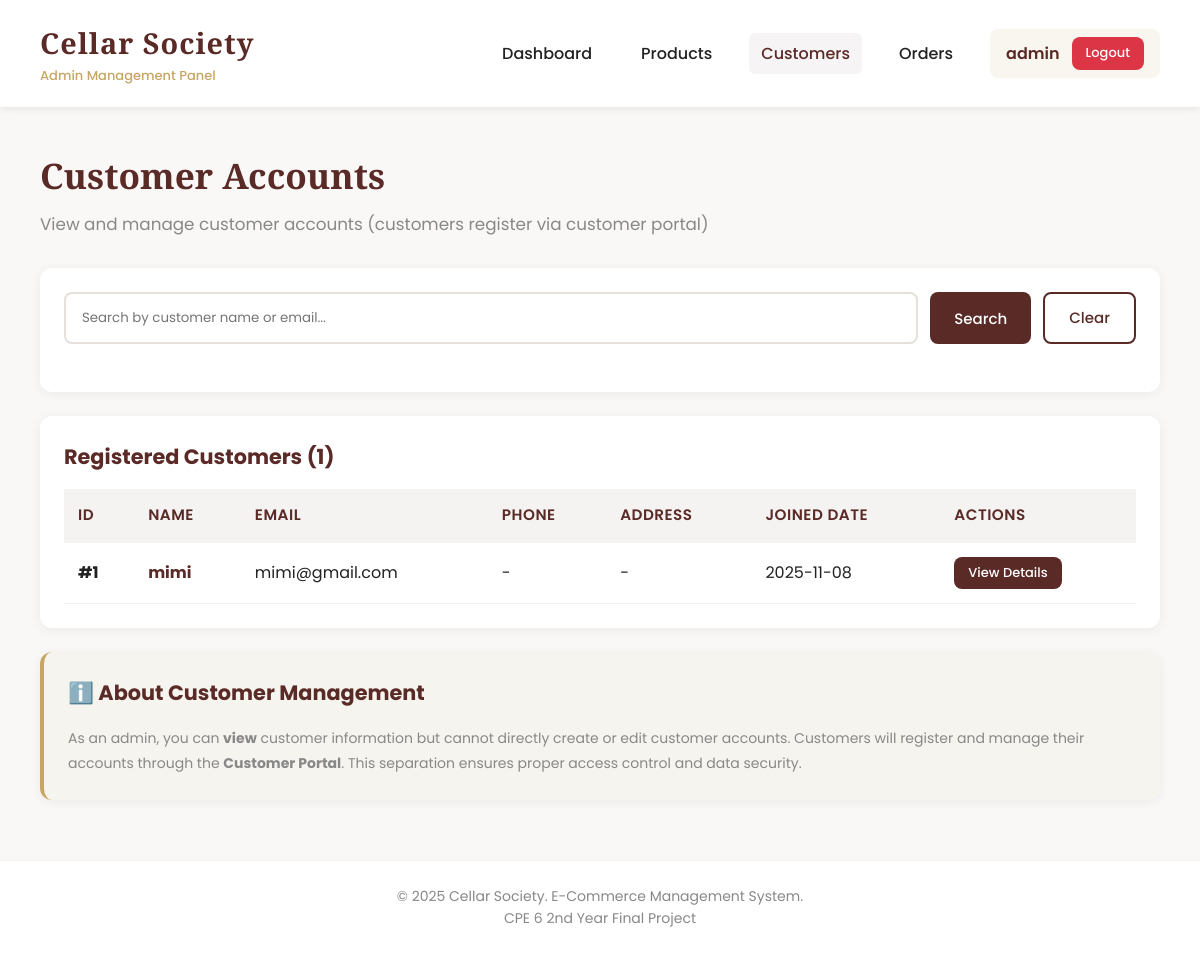
Page /customers (signed in) on the committed database.
### tables this page shows
CREATE TABLE customers (
        id INTEGER PRIMARY KEY AUTOINCREMENT,
        name TEXT NOT NULL,
        email TEXT UNIQUE NOT NULL,
        password TEXT NOT NULL,
        phone TEXT,
        address TEXT,
        joined_at TIMESTAMP DEFAULT CURRENT_TIMESTAMP
    );

### cellar-society/app.py (the view)
@app.route('/customers')
@admin_required
def customers():
    search = request.args.get('search', '')
    conn = get_db_connection()
    query = 'SELECT * FROM customers WHERE 1=1'
    params = []
    if search:
        query += ' AND (name LIKE ? OR email LIKE ?)'
        params += [f'%{search}%', f'%{search}%']
    customers = conn.execute(query + ' ORDER BY joined_at DESC', params).fetchall()
    conn.close()
    return render_template('admin/customers.html', customers=customers, search=search)

### cellar-society/app.py (called while the page is built)
def get_db_connection():
    conn = sqlite3.connect(DB_PATH)
    conn.row_factory = sqlite3.Row
    return conn

def admin_required(f):
    @wraps(f)
    def decorated(*args, **kwargs):
        if 'admin_id' not in session:
            flash('Please log in as admin.', 'error')
            return redirect(url_for('login'))
        return f(*args, **kwargs)
    return decorated

### cellar-society/templates/admin/customers.html (shortened to what this page needs)
{% extends "admin/base.html" %}
{% block content %}
<div class="page-header">
    <h2>Customer Accounts</h2>
    <p>View and manage customer accounts (customers register via customer portal)</p>
</div>
<div class="card">
    <form method="GET" class="search-bar">
        <input type="text" name="search" placeholder="Search by customer name or email..." value="{{ search }}">
        <button type="submit" class="btn primary">Search</button>
        <a href="{{ url_for('customers') }}" class="btn ghost">Clear</a>
    </form>
</div>
<div class="card">
    <h3>Registered Customers ({{ customers|length }})</h3>
    {% if customers %}
    <div class="table-container">
        <table>
            <thead>
                <tr>
                    <th>ID</th>
                    <th>Name</th>
                    <th>Email</th>
                    <th>Phone</th>
                    <th>Address</th>
                    <th>Joined Date</th>
                    <th>Actions</th>
                </tr>
            </thead>
            <tbody>
                {% for customer in customers %}
                <tr>
                    <td><strong>#{{ customer.id }}</strong></td>
                    <td><strong style="color: var(--primary);">{{ customer.name }}</strong></td>
                    <td>{{ customer.email }}</td>
                    <td>{{ customer.phone if customer.phone else '-' }}</td>
                    <td>{{ customer.address if customer.address else '-' }}</td>
                    <td>{{ customer.joined_at[:10] }}</td>
                    <td>
                        <a href="{{ url_for('customer_detail', customer_id=customer.id) }}" class="btn btn-small primary">View Details</a>
                    </td>
                </tr>
                {% endfor %}
            </tbody>
        </table>
    </div>
    {% else %}
    <div class="empty-state">
        <h3>No Customers Yet</h3>
        <p>Customer registrations will appear here.</p>
        <p style="margin-top: 8px; color: var(--muted); font-size: 14px;">Customers register through the customer portal.</p>
    </div>
    {% endif %}
</div>
<div class="card" style="background: rgba(198, 166, 100, 0.05); border-left: 4px solid var(--accent);">
    <h3>ℹ️ About Customer Management</h3>
    <p style="font-size: 14px; line-height: 1.8; color: var(--muted);">
        As an admin, you can <strong>view</strong> customer information but cannot directly create or edit customer accounts.
        Customers will register and manage their accounts through the <strong>Customer Portal</strong>.
        This separation ensures proper access control and data security.
    </p>
</div>
{% endblock %}

### cellar-society/templates/admin/base.html (style rules this page uses)
:root { --primary: #5a2a27; --accent: #c6a664; --bg: #f9f8f7; --card-bg: #ffffff; --text: #222; --muted: #888; --success: #28a745; --danger: #dc3545; --warning: #ffc107; }
* { margin: 0; padding: 0; box-sizing: border-box; }
body { font-family: 'Poppins', sans-serif; background: var(--bg); color: var(--text); line-height: 1.6; }
.page-header { margin-bottom: 30px; }
.page-header h2 { font-family: 'Playfair Display', serif; color: var(--primary); font-size: 2.2em; margin-bottom: 8px; }
.page-header p { color: var(--muted); font-size: 1.05em; }
.card { background: var(--card-bg); border-radius: 12px; box-shadow: 0 2px 12px rgba(0,0,0,0.06); padding: 24px; margin-bottom: 24px; }
.card h3 { color: var(--primary); margin-bottom: 16px; font-size: 1.3em; }
.btn { padding: 12px 24px; border: none; border-radius: 8px; cursor: pointer; font-family: 'Poppins'; font-weight: 500; font-size: 15px; transition: all 0.3s; text-decoration: none; display: inline-block; }
.btn.primary { background: var(--primary); color: white; }
.btn.ghost { background: transparent; border: 2px solid var(--primary); color: var(--primary); }
.btn-small { padding: 6px 14px; font-size: 13px; }
.table-container { overflow-x: auto; }
table { width: 100%; border-collapse: collapse; }
th, td { padding: 14px; text-align: left; border-bottom: 1px solid rgba(0,0,0,0.05); }
th { background: #f4f3f2; color: var(--primary); font-weight: 600; font-size: 0.95em; text-transform: uppercase; letter-spacing: 0.5px; }
.search-bar { display: flex; gap: 12px; margin-bottom: 24px; flex-wrap: wrap; }
.search-bar input { flex: 1; min-width: 250px; padding: 12px 16px; border: 2px solid #e5e0da; border-radius: 8px; font-family: 'Poppins'; }

### rows in the picture
customers: id "1", name "mimi", email "mimi@gmail.com", phone "-", address "-", joined_at "2025-11-08"

### other values in the picture
{{ session.admin_username }} "admin"
{{ customers|length }} "1"
